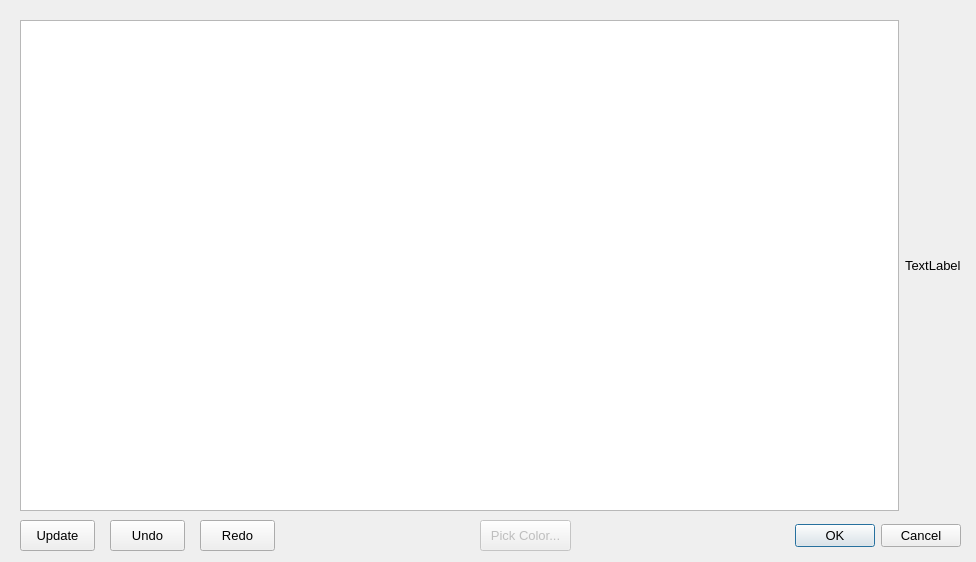
<?xml version="1.0" encoding="UTF-8"?>
<ui version="4.0">
 <class>SvgDialog</class>
 <widget class="QDialog" name="SvgDialog">
  <property name="geometry">
   <rect>
    <x>0</x>
    <y>0</y>
    <width>976</width>
    <height>562</height>
   </rect>
  </property>
  <property name="font">
   <font>
    <pointsize>10</pointsize>
   </font>
  </property>
  <property name="windowTitle">
   <string>SVG Editor</string>
  </property>
  <widget class="QDialogButtonBox" name="buttonBox">
   <property name="geometry">
    <rect>
     <x>620</x>
     <y>520</y>
     <width>341</width>
     <height>31</height>
    </rect>
   </property>
   <property name="orientation">
    <enum>Qt::Horizontal</enum>
   </property>
   <property name="standardButtons">
    <set>QDialogButtonBox::Cancel|QDialogButtonBox::Ok</set>
   </property>
  </widget>
  <widget class="QWidget" name="layoutWidget">
   <property name="geometry">
    <rect>
     <x>20</x>
     <y>20</y>
     <width>941</width>
     <height>491</height>
    </rect>
   </property>
   <layout class="QHBoxLayout" name="horizontalLayout">
    <item>
     <widget class="QTextEdit" name="svgText"/>
    </item>
    <item>
     <widget class="QLabel" name="svgImage">
      <property name="text">
       <string>TextLabel</string>
      </property>
     </widget>
    </item>
   </layout>
  </widget>
  <widget class="QPushButton" name="updateButton">
   <property name="geometry">
    <rect>
     <x>20</x>
     <y>520</y>
     <width>75</width>
     <height>31</height>
    </rect>
   </property>
   <property name="text">
    <string>Update</string>
   </property>
  </widget>
  <widget class="QPushButton" name="pickColorButton">
   <property name="enabled">
    <bool>false</bool>
   </property>
   <property name="geometry">
    <rect>
     <x>480</x>
     <y>520</y>
     <width>91</width>
     <height>31</height>
    </rect>
   </property>
   <property name="text">
    <string>Pick Color...</string>
   </property>
  </widget>
  <widget class="QPushButton" name="undoButton">
   <property name="geometry">
    <rect>
     <x>110</x>
     <y>520</y>
     <width>75</width>
     <height>31</height>
    </rect>
   </property>
   <property name="text">
    <string>Undo</string>
   </property>
  </widget>
  <widget class="QPushButton" name="redoButton">
   <property name="geometry">
    <rect>
     <x>200</x>
     <y>520</y>
     <width>75</width>
     <height>31</height>
    </rect>
   </property>
   <property name="text">
    <string>Redo</string>
   </property>
  </widget>
 </widget>
 <resources/>
 <connections>
  <connection>
   <sender>buttonBox</sender>
   <signal>accepted()</signal>
   <receiver>SvgDialog</receiver>
   <slot>accept()</slot>
   <hints>
    <hint type="sourcelabel">
     <x>248</x>
     <y>254</y>
    </hint>
    <hint type="destinationlabel">
     <x>157</x>
     <y>274</y>
    </hint>
   </hints>
  </connection>
  <connection>
   <sender>buttonBox</sender>
   <signal>rejected()</signal>
   <receiver>SvgDialog</receiver>
   <slot>reject()</slot>
   <hints>
    <hint type="sourcelabel">
     <x>316</x>
     <y>260</y>
    </hint>
    <hint type="destinationlabel">
     <x>286</x>
     <y>274</y>
    </hint>
   </hints>
  </connection>
 </connections>
</ui>
